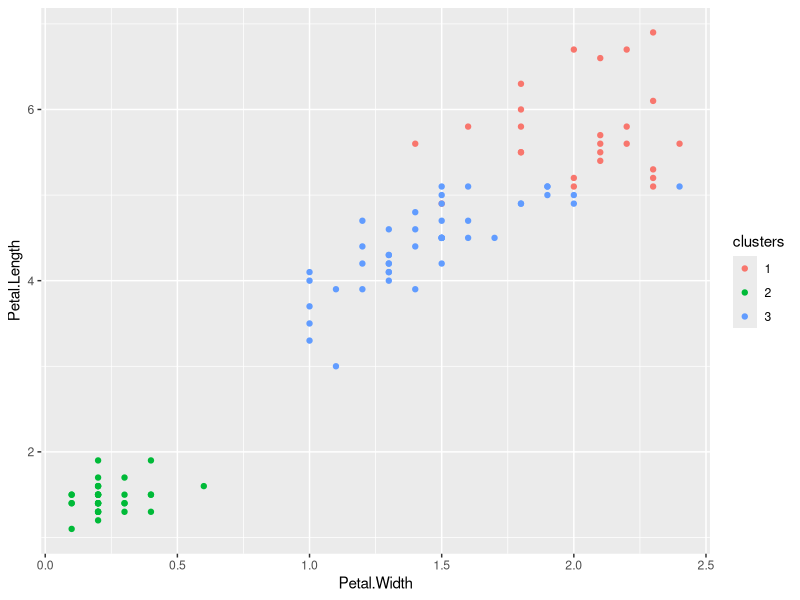

R code for this plot:
## ---- chunk 1
knitr::opts_chunk$set(echo = TRUE)
library(ggplot2); library(caret)
## ---- chunk 2
data(iris); 
inTrain <- createDataPartition(y=iris$Species,
                              p=0.7, list=FALSE)
training <- iris[inTrain,]
testing <- iris[-inTrain,]
dim(training); dim(testing)
## ---- chunk 3
kMeans1 <- kmeans(subset(training,select=-c(Species)),centers=3)
training$clusters <- as.factor(kMeans1$cluster)
qplot(Petal.Width,Petal.Length,colour=clusters,data=training)

# Real values 
table(kMeans1$cluster,training$Species)

## ---- chunk 4
modFit <- train(clusters ~.,data=subset(training,select=-c(Species)),method="rpart")
table(predict(modFit,training),training$Species)

# For test
testClusterPred <- predict(modFit,testing) 
table(testClusterPred ,testing$Species)
